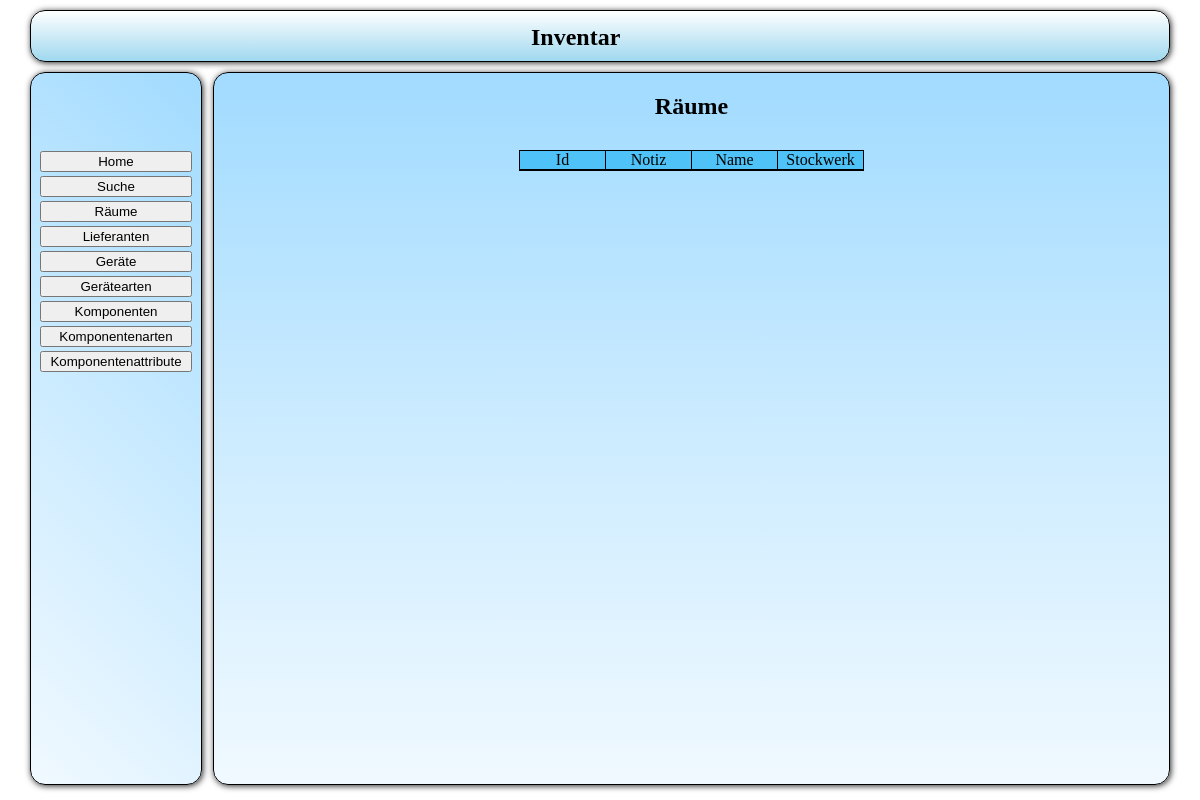
Page /src/php/fro_Auswahl.php?action=list&table=raeume on the earlier database version.
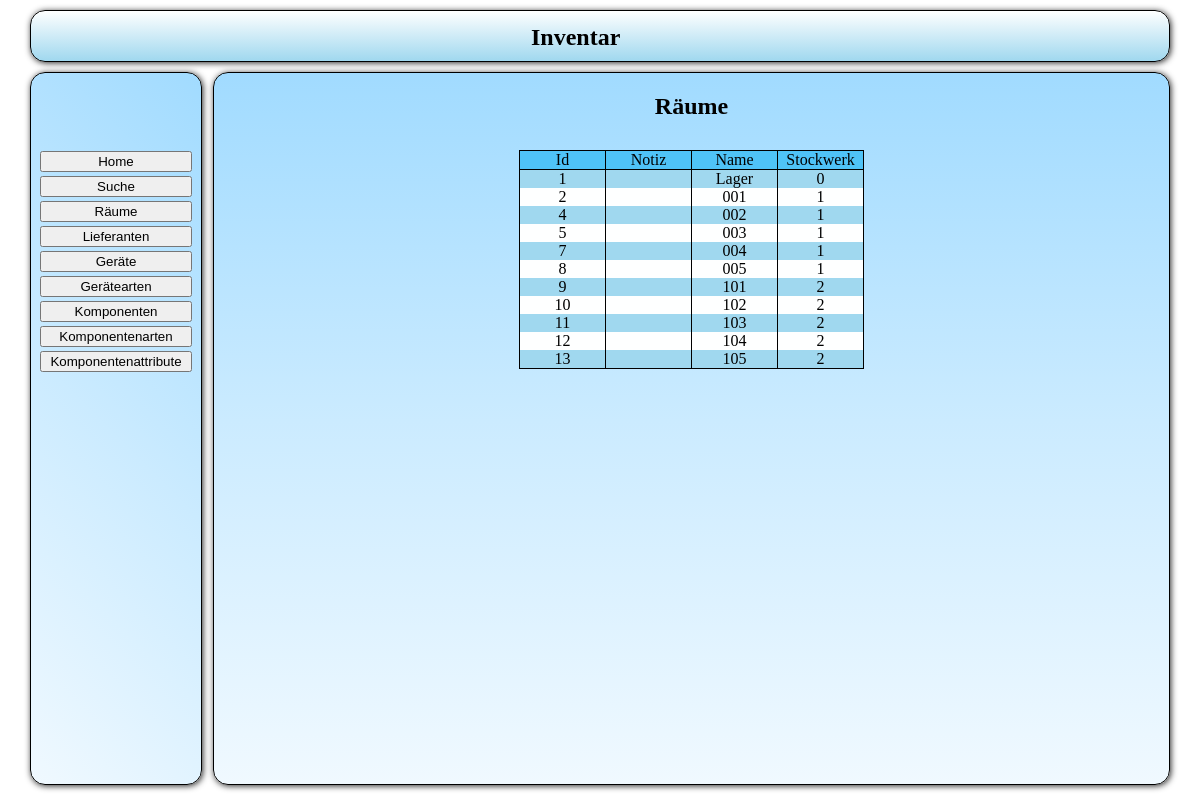
Same page on the later database version.
### tables this page shows
CREATE TABLE IF NOT EXISTS `tbl_raeume` (
`raum_id` int(11) NOT NULL,
  `raum_notiz` text,
  `raum_name` text,
  `raum_stockwerk` text
);

### src/lib/plotting/forms.php (called while the page is built, shortened)
<?php
function get($key, $default)
{
    if(isset($_GET[$key]))
    {
	return htmlspecialchars($_GET[$key]);
    }
}
class form
{
    public function start($action, $method)
    {
	$additional = "";
	if((isset($method))&&($method != ""))
	{
	    $additional .= "method='".$method."' ";
	}
	\utility\html\openTag("form", "", $additional);
	return $this;
    }
}

### src/php/sql_get.php (called while the page is built, shortened)
<?php
function func_a_getRaeume()
{
    $txt_sql_statement = "SELECT * FROM tbl_raeume;";
    $a_sql_ausgabe = array();
    $a_sql_result = mysql_query($txt_sql_statement)
            or die ("Anfrage Fehlgeschlagen");
    while($a_sql_cache = mysql_fetch_assoc($a_sql_result))
    {
	$a_sql_ausgabe[] = $a_sql_cache;
    }
    return $a_sql_ausgabe;
}

### src/php/log_Liste.php (the view, shortened to what this page needs)
<?php
echo "<h2 align='center'>".$sTitel."</h2>";
$oFormular = new \utility\forms\form();
$oFormular->start("", "get");
$oTabelle = new \utility\tables\table();
$oTabelle->start(false, "liste");
$oTabelle->startRow();
foreach ($aErgebnis_attribute as $mAttribut)
{
    $oTabelle->addCell($mAttribut);
}
foreach ($aErgebnisse as $aErgebnis)
{
    foreach ($aErgebnis as $sIndex => $mData)
    {
	echo $mData;
    }
}

### src/php/fro_Auswahl.php (shortened to what this page needs)
<!DOCTYPE>
<html >
<head>
    <link href="../css/main.css" rel="stylesheet" type="text/css"/>
</head>
<body>
    <div id="main" >
        <div id="Header" >
            <h2>Inventar</h2>
        </div>
        <div id="left">
            <table class="navi_buttons">
                <tr>
                    <td><a href="fro_Auswahl.php?action=home"><button>Home</button></a></td>
                </tr>
                <tr>
                    <td><a href="fro_Auswahl.php?action=suche"><button>Suche</button></a></td>
                </tr>
                <tr>
                    <td><a href="fro_Auswahl.php?action=list&table=raeume"><button>R&auml;ume</button></a></td>
                </tr>
                <tr>
                    <td><a href="fro_Auswahl.php?action=list&table=lieferanten"><button>Lieferanten</button></a></td>
                </tr>
                <tr>
                    <td><a href="fro_Auswahl.php?action=list&table=geraete"><button>Ger&auml;te</button></a></td>
                </tr>
                <tr>
                    <td><a href="fro_Auswahl.php?action=list&table=geraetearten"><button>Ger&auml;tearten</button></a></td>
                </tr>
                <tr>
                    <td><a href="fro_Auswahl.php?action=list&table=komponenten"><button>Komponenten</button></a></td>
                </tr>
                <tr>
                    <td><a href="fro_Auswahl.php?action=list&table=komponentenarten"><button>Komponentenarten</button></a></td>
                </tr>
                <tr>
                    <td><a href="fro_Auswahl.php?action=list&table=komponentenattribute"><button>Komponentenattribute</button></a></td>
                </tr>
            </table>
        </div>
        <div id="right">
            <?php
                 require_once './log_Auswahl.php';
            ?>
        </div>
    </div>
</body>
</html>

### src/php/log_Auswahl.php (shortened to what this page needs)
<?php
if($s_action = \utility\forms\get("action", false))
{
    switch($s_action)
    {
	case "list":
	    func_v_list();
	    break;
    }
}
else
{
    func_v_home();
}
function func_v_list()
{
    if($s_table = \utility\forms\get("table", false))
    {
	$a_table_attributes = [
	    "lieferanten"	=>  [
		"Id",
		"Firmenname",
		"Vorname",
		"Nachname",
		"Postleitzahl",
		"Ort",
		"Strasse",
	    ],
	    "raeume"	=>  [
		"Id",
		"Notiz",
		"Name",
		"Stockwerk",
	    ],
	    "geraete"	=>  [
		"Id",
		"Raum",
		"Lieferant",
		"Name",
		"Einkaufsdatum",
		"Notiz",
		"Hersteller",
		"Gewährleistungsbeginn",
		"Gewährleistungsende",
		"Seriennummer",
		"Art",
	    ],
	    "komponenten"	=>  [
		"Id",
		"Name",
		"Bestand",
		"Art"
	    ],
	    "komponentenarten"	=>  [
		"Id",
		"Name"
	    ],
	    "geraetearten"	=>  [
		"Id",
		"Name"
	    ],
	    "komponentenattribute"	=>  [
		"Id",
		"Name"
	    ],
	];
	$a_table_links = [
	    "lieferanten"	=>  "func_a_getLieferanten",
	    "raeume"		=>  "func_a_getRaeume",
	    "geraete"		=>  "func_a_getGeraete",
	    "komponenten"	=>  "func_a_getKomponenten",
	    "komponentenarten"	=>  "func_a_getKomponentenArten",
	    "geraetearten"	=>  "func_a_getGeraeteArten",
	    "komponentenattribute"	=>  "func_a_getAttribute",
	];
	$a_table_title = [
	    "lieferanten"	=>  "Lieferanten",
	    "raeume"		=>  "Räume",
	    "geraete"		=>  "Geräte",
	    "komponenten"	=>  "Komponenten",
	    "komponentenarten"	=>  "Komponentenarten",
	    "geraetearten"	=>  "Gerätearten",
	    "komponentenattribute"	=>  "Komponentenattribute",
	];
	if(isset($a_table_links[$s_table]))
	{
	    $aErgebnisse = call_user_func($a_table_links[$s_table]);
	    $aErgebnis_attribute = $a_table_attributes[$s_table];
	    $sTitel = $a_table_title[$s_table];
	    include "log_Liste.php";
	}
	else
	{
	    func_v_invalid();
	}
    }
    else
    {
	func_v_invalid();
    }
}

### src/lib/plotting/html.php (shortened to what this page needs)
<?php
function openTag($tag, $class = "", $additional = "")
{
    if((isset($tag))&&($tag != ""))
    {
	echo "<".$tag;
	if((isset($class))&&($class != ""))
	{
	    echo " class='".$class."'";
	}
	if((isset($additional))&&($additional != ""))
	{
	    echo " ".$additional;
	}
	echo ">";
    }
}
function closeTag($tag)
{
    if((isset($tag))&&($tag != ""))
    {
	echo "</".$tag.">";
    }
}

### src/lib/plotting/tables.php (shortened to what this page needs)
<?php
class table
{
    private $started = false;
    private $rowstarted = false;
    private $cellstarted = false;
    public function start($border = false, $class="")
    {
	if($this->started == false)
	{
	    if(!$border)
	    {
		\utility\html\openTag("table", $class);
	    }
	    else
	    {
		\utility\html\openTag("table", $class, "border='1'");
	    }
	    $this->started = true;
	}
	else
	{
	    return false;
	}
	return $this;
    }
    public function end()
    {
	if(($this->started == true)&&($this->rowstarted == false)&&($this->cellstarted == false))
	{
	    $this->started = false;
	}
	else
	{
	    return false;
	}
	return $this;
    }
    public function startRow($class = "")
    {
	if(($this->started == true)&&($this->rowstarted == false))
	{
	    $this->rowstarted = true;
	}
	else
	{
	    return false;
	}
	return $this;
    }
    public function endRow()
    {
	if($this->rowstarted == true)
	{
	    $this->rowstarted = false;
	}
	else
	{
	    return false;
	}
	return $this;
    }
    public function startCell()
    {
	if(($this->rowstarted == true)&&($this->cellstarted == false))
	{
	    $this->cellstarted = true;
	}
	else
	{
	    return false;
	}
	return $this;
    }
    public function printCellContent($string)
    {
	if(($this->cellstarted == true)&&(isset($string)))
	{
	    echo $string;
	}
	else
	{
	    return false;
	}
	return $this;
    }
    public function endCell()
    {
	if($this->cellstarted == true)
	{
	    \utility\html\closeTag("td");
	    $this->cellstarted = false;
	}
	else
	{
	    return false;
	}
	return $this;
    }
    public function addCell($string)
    {
	$this->endCell();
	return $this;
    }
}

### src/css/main.css (style rules this page uses)
body { padding: 0; margin: 0; }
#main { margin: auto; width: 1140px; }
#Header { position: relative; top: 10px; height: 50px; border: 1px solid black; border-radius: 15px; box-shadow: 1px 1px 6px #292929; background: #feffff; background: -moz-linear-gradient(top, #feffff 0%, #ddf1f9 35%, #a0d8ef 100%); background: -webkit-gradient(linear, left top, left bottom, color-stop(0%,#feffff), color-stop(35%,#ddf1f9), color-stop(100%,#a0d8ef)); background: -webkit-linear-gradient(top, #feffff 0%,#ddf1f9 35%,#a0d8ef 100%); background: -o-linear-gradient(top, #feffff 0%,#ddf1f9 35%,#a0d8ef 100%); background: -ms-linear-gradient(top, #feffff 0%,#ddf1f9 35%,#a0d8ef 100%); background: linear-gradient(to bottom, #feffff 0%,#ddf1f9 35%,#a0d8ef 100%); filter: progid:DXImageTransform.Microsoft.gradient( startColorstr='#feffff', endColorstr='#a0d8ef',GradientType=0 ); }
#Header h2 { position: relative; top: -7px; margin-left: 500px; display: inline-block; }
#left { position: relative; top: 20px; width: 170px; float: left; border: 1px solid black; text-align: center; border-radius: 15px; box-shadow: 1px 1px 6px #292929; background: rgb(240,249,255); background: -moz-linear-gradient(45deg, rgba(240,249,255,1) 0%, rgba(203,235,255,1) 49%, rgba(161,219,255,1) 100%); background: -webkit-gradient(linear, left bottom, right top, color-stop(0%,rgba(240,249,255,1)), color-stop(49%,rgba(203,235,255,1)), color-stop(100%,rgba(161,219,255,1))); background: -webkit-linear-gradient(45deg, rgba(240,249,255,1) 0%,rgba(203,235,255,1) 49%,rgba(161,219,255,1) 100%); background: -o-linear-gradient(45deg, rgba(240,249,255,1) 0%,rgba(203,235,255,1) 49%,rgba(161,219,255,1) 100%); background: -ms-linear-gradient(45deg, rgba(240,249,255,1) 0%,rgba(203,235,255,1) 49%,rgba(161,219,255,1) 100%); background: linear-gradient(45deg, rgba(240,249,255,1) 0%,rgba(203,235,255,1) 49%,rgba(161,219,255,1) 100%); filter: progid:DXImageTransform.Microsoft.gradient( startColorstr='#f0f9ff', endColorstr='#a1dbff',GradientType=1 ); }
#right { position: relative; top: 20px; width: 955px; height: 100%; border: 1px solid black; float: right; border-radius: 15px; box-shadow: 1px 1px 6px #292929; background: rgb(161,219,255); background: -moz-linear-gradient(top, rgba(161,219,255,1) 0%, rgba(203,235,255,1) 49%, rgba(240,249,255,1) 100%); background: -webkit-gradient(linear, left top, left bottom, color-stop(0%,rgba(161,219,255,1)), color-stop(49%,rgba(203,235,255,1)), color-stop(100%,rgba(240,249,255,1))); background: -webkit-linear-gradient(top, rgba(161,219,255,1) 0%,rgba(203,235,255,1) 49%,rgba(240,249,255,1) 100%); background: -o-linear-gradient(top, rgba(161,219,255,1) 0%,rgba(203,235,255,1) 49%,rgba(240,249,255,1) 100%); background: -ms-linear-gradient(top, rgba(161,219,255,1) 0%,rgba(203,235,255,1) 49%,rgba(240,249,255,1) 100%); background: linear-gradient(to bottom, rgba(161,219,255,1) 0%,rgba(203,235,255,1) 49%,rgba(240,249,255,1) 100%); filter: progid:DXImageTransform.Microsoft.gradient( startColorstr='#a1dbff', endColorstr='#f0f9ff',GradientType=0 ); }
button, input[type="submit"], input[type="reset"] { width: 152px; }
table.liste { position: relative; margin: auto; top: 10px; border-spacing: 0px; border: 1px solid black; border-right-width: 0px; }
table.liste tr:first-child { background: #4fc3f7; }
table.liste tr:nth-child(even) { background: #a0d8ef; }
table.liste tr { background: #feffff; }
table.liste tr:first-child td { border-bottom: 1px solid black; }
table.liste td { border-right: 1px solid black; padding: 0px 5px; width: 75px; text-align: center; }
table.navi_buttons { position: relative; margin: auto; top: 75px; }

Differences in the rows shown:
added tbl_raeume: raum_id "1", raum_name "Lager", raum_stockwerk "0"
added tbl_raeume: raum_id "2", raum_name "001", raum_stockwerk "1"
added tbl_raeume: raum_id "4", raum_name "002", raum_stockwerk "1"
added tbl_raeume: raum_id "5", raum_name "003", raum_stockwerk "1"
added tbl_raeume: raum_id "7", raum_name "004", raum_stockwerk "1"
added tbl_raeume: raum_id "8", raum_name "005", raum_stockwerk "1"
added tbl_raeume: raum_id "9", raum_name "101", raum_stockwerk "2"
added tbl_raeume: raum_id "10", raum_name "102", raum_stockwerk "2"
added tbl_raeume: raum_id "11", raum_name "103", raum_stockwerk "2"
added tbl_raeume: raum_id "12", raum_name "104", raum_stockwerk "2"
added tbl_raeume: raum_id "13", raum_name "105", raum_stockwerk "2"
